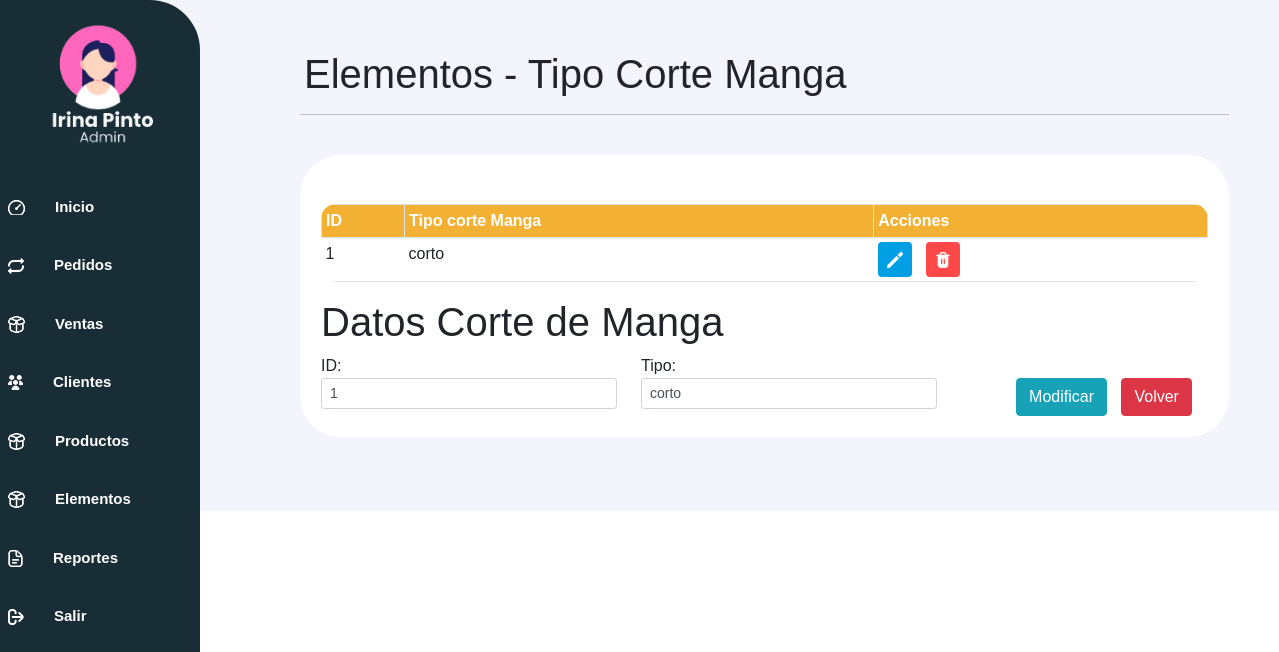
/controlador/cortemanga_controlador.php?id=1 (signed in), run on the app's committed database.
### tables this page shows
CREATE TABLE `corte_manga` (
  `id_cortemanga` varchar(3) NOT NULL,
  `tipo_cortemanga` varchar(10) DEFAULT NULL
);

### controlador/cortemanga_controlador.php (called while the page is built, shortened)
<?php
	require_once("../modelo/cortemanga_modelo.php");
	$objcorte_manga = new corte_mangaModelo();
	require_once("../controlador/vista_controlador.php");
	$lista_corte_manga1 = $objcorte_manga->consultar();
	$lista_cortemanga = $objcorte_manga->cortemanga_consultar();
	$idcortemanga= "";
	$tipocortemanga= "";
	if (isset($_GET['id'])){
		$objcorte_manga->set_idcortemanga($_GET['id']);
		if ($objcorte_manga->buscar()){
			$idcortemanga = $objcorte_manga->get_idcortemanga();
			$tipocortemanga = $objcorte_manga->get_tipocortemanga();
		} else {
			echo "<script>
				alert('No se encontraron los datos');
				location.href='cortemanga_controlador.php';
			</script>";
		}
	}
	require_once("../vista/cortemanga_vista.php");
?>

### modelo/conexionPDO.php (called while the page is built, shortened)
<?php
class Conexion {
    private $conexion;
    function __construct(){
        $servidor="localhost";
        $usuarioBD="root";
        $claveBD="";
        $bd="gestion_de_pedidos_cpinto";
        try {
            $this->conexion=new PDO("mysql:host=$servidor;dbname=$bd",$usuarioBD,$claveBD);
            $this->conexion->setAttribute(PDO::ATTR_ERRMODE,PDO::ERRMODE_EXCEPTION);
        }
        catch(PDOException $fallo){
            die ("La conexion ha fallado.".$fallo->getMessage());
        }
    }
    public function conectar(){
        return $this->conexion;
    }
}
?>

### modelo/cortemanga_modelo.php (called while the page is built, shortened)
<?php
    require_once("conexionPDO.php");
	class corte_mangaModelo extends Conexion {
		private $idcortemanga;
		private $tipocortemanga;
		private $objbd;
		 public function __construct(){
			$this->objbd = parent::conectar();
		}
		public function get_idcortemanga(){
			return $this->idcortemanga;
		}
		public function set_idcortemanga( $idcortemanga ){
			$this->idcortemanga = $idcortemanga;
		}
		public function get_tipocortemanga(){
			return $this->tipocortemanga;
		}
		public function consultar(){
			$lista = array();
			$registro = "SELECT * FROM corte_manga";
			$preparado = $this->objbd->prepare($registro);
			$resul = $preparado->execute();
			while( $datos = $preparado->fetch(PDO::FETCH_ASSOC) ){
				$lista[] = $datos;
			}
			return $lista;
		}
		 public function buscar(){
			$registro="SELECT * from corte_manga where id_cortemanga='".$this->idcortemanga."'";
			$preparado = $this->objbd->prepare($registro);
			$preparado->execute();
			$datos = $preparado->fetch(PDO::FETCH_ASSOC);
			if( $datos) {
				$encontro = 1;
				$this->idcortemanga = $datos['id_cortemanga'];
				$this->tipocortemanga = $datos['tipo_cortemanga'];
			} else
				$encontro = 0;
			return $encontro;
		}
		public function cortemanga_consultar(){
			$lista = array();
			$registro = "SELECT * FROM corte_manga";
			$preparado = $this->objbd->prepare($registro);
			$resul = $preparado->execute();
			while( $datos = $preparado->fetch(PDO::FETCH_ASSOC) ){
				$lista[] = $datos;
			}
			return $lista;
		}
	}
?>

### vista/cortemanga_vista.php (the view, shortened to what this page needs)
<!DOCTYPE html>
<?php
   require_once("../modelo/conexionPDO.php");
?>
<html>
	<head>
        <link rel="stylesheet" href="../vista/css/estilos.css">
        <link href="https://cdn.lineicons.com/4.0/lineicons.css" rel="stylesheet" />
        <link rel="stylesheet" href="https://cdnjs.cloudflare.com/ajax/libs/font-awesome/5.15.4/css/all.min.css">
		<link rel="stylesheet" href="../vista/css/bootstrap.min.css">
        <link rel="stylesheet" href="../vista/css/sweetalert2.min.css">
	</head>
    <body>
    <div class="barra-lateral">
    </div>
    <div class="contenido">
    <div class="ml-1">
        <h1>Elementos - Tipo Corte Manga</h1>
    </div>
    <hr>
<div class="px-6 py-4">
    <div class="contenedor-entrada1 px-6 pt-5">
        <div class="caja_scroll">
                    <table class="table table-striped table-bordered table-hover table-sm">
                        <tr>
                            <th>ID</th>
                            <th>Tipo corte Manga</th>
                            <th>Acciones</th>
                        </tr>
                        <?php foreach ($lista_cortemanga as $cortemanga){ ?>
                            <tr>
                                <td><?php echo $cortemanga['id_cortemanga']; ?></td>
                                <td><?php echo $cortemanga['tipo_cortemanga']; ?></td>
                                <td>
                                    <a href="cortemanga_controlador.php?id=<?php echo $cortemanga['id_cortemanga'] ?>" class="btn btn-azul">
                                    <img src="../vista/img/pencil.png" alt="Modificar" width="16" height="16"></a>
                                  <a href="../controlador/cortemanga_controlador.php?eliminarId=<?php echo $cortemanga['id_cortemanga'] ?>" class="btn btn-rojo">
                                     <img src="../vista/img/trash.png" alt="Eliminar" width=16 height=16></a>
                                </td>
                            </tr>
                        <?php } ?>
                    </table>
                </div>
            <?php if(isset($_GET['id'])){ ?>
                <h1 class="display-6"><b>Datos Corte de Manga </b></h1>
            <?php } else { ?>
                <h1 class="display-6"><b>Agregar corte de Manga</b></h1>
            <?php } ?>
            <form action="" method="POST">
                <div id="f1" class="row col-md-4">
                    <div class="col-md-12">
                        <label for=area>ID: </label>
                        <input type="text" id="idcortemanga" name="idcortemanga" value="<?php echo $idcortemanga; ?>" class="form-control form-control-sm">
                    </div>
                    <div class="col-md-12">
                        <label for=area>Tipo: </label>
                        <input type="text" id="tipocortemanga" name="tipocortemanga" value="<?php echo $tipocortemanga; ?>" class="form-control form-control-sm">
                    </div>
                    <div class="col-md-12"><br>
                        <center>
                            <?php if(!isset($_GET['id'])){ ?>
                            <input type="submit" value="Guardar" name="guardar" class="btn btn-info">
                            <input type="button" value="Limpiar" onclick="Limpiar();" class="btn btn-info">
                            <?php } else { ?>
                            <input type="submit" value="Modificar" name="modificar" class="btn btn-info">
                            <?php } ?>
                            <input type="submit" value="Volver" Name ="Volver" class="btn btn-danger">
                        </center>
                    </div>
                </div>
            </form>
        </div>
        </div>
    </div>
</body>
</html>

### vista/css/estilos.css (style rules this page uses)
body { margin: 0; font-family: 'Poppins', sans-serif !important; }
.barra-lateral { width: 200px; height: 100%; background-color: #192D36; position: fixed; top: 0; left: 0; overflow-x: hidden; padding-top: 20px; border-top-right-radius: 50px; border-bottom-right-radius: 50px; }
.contenido { flex: 1; padding: 50px; height: auto; padding-left: 300px; background-color: #4858cf10; }
.px-6 { margin: 0 auto; max-width: 2000px; max-height: 1000px; }
.contenedor-entrada1 { background-color: white; width: auto; height: auto; border: 1px solid rgb(255, 255, 255); border-radius: 40px; padding: 20px; }
.btn { display: inline-block; margin-right: 10px; }
.btn-azul { background-color: #009fe3 !important; color: #fff !important; padding: 3px 8px !important; font-size: 18px !important; transition: background-color 0.3s !important;; }
.btn-rojo { background-color: #ff4848 !important; padding: 3px 8px !important; font-size: 18px !important; }
.table { border-radius: 15px; overflow: hidden; border-collapse: collapse; }
.table th { background-color: #FFBB35 !important; color: #fff; }
.table td { border: none; }
#f1 { display: grid; grid-template-columns: 320px 320px 320px ; }

### data on the page
corte_manga: id_cortemanga "1", tipo_cortemanga "corto", idcortemanga "1", tipocortemanga "corto"
